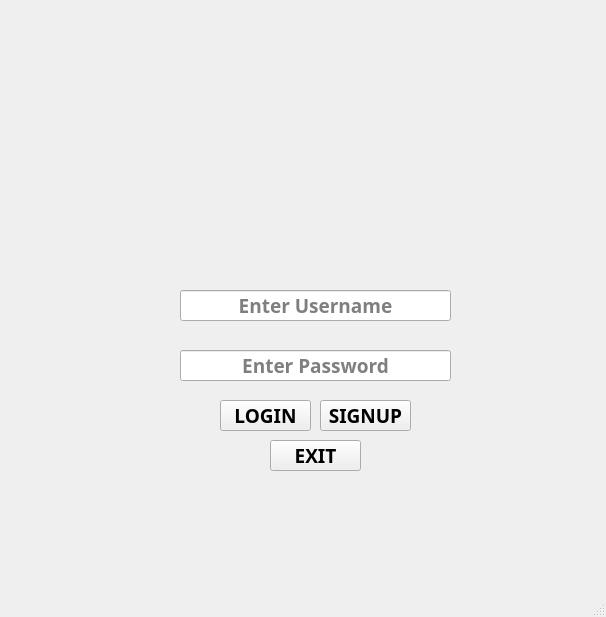
<?xml version="1.0" encoding="UTF-8"?>
<ui version="4.0">
 <class>MainWindow</class>
 <widget class="QMainWindow" name="MainWindow">
  <property name="geometry">
   <rect>
    <x>0</x>
    <y>0</y>
    <width>606</width>
    <height>617</height>
   </rect>
  </property>
  <property name="windowTitle">
   <string>MainWindow</string>
  </property>
  <widget class="QWidget" name="centralwidget">
   <widget class="QLabel" name="label">
    <property name="geometry">
     <rect>
      <x>40</x>
      <y>60</y>
      <width>511</width>
      <height>481</height>
     </rect>
    </property>
    <property name="text">
     <string>&lt;html&gt;&lt;head/&gt;&lt;body&gt;&lt;p&gt;&lt;img src=&quot;:/login/Pics/Login-window.png&quot;width=522 height=484/&gt;&lt;/p&gt;&lt;/body&gt;&lt;/html&gt;</string>
    </property>
   </widget>
   <widget class="QPushButton" name="Adminlogin">
    <property name="geometry">
     <rect>
      <x>220</x>
      <y>400</y>
      <width>91</width>
      <height>31</height>
     </rect>
    </property>
    <property name="font">
     <font>
      <family>Nexa Bold</family>
      <pointsize>14</pointsize>
      <weight>75</weight>
      <bold>true</bold>
     </font>
    </property>
    <property name="styleSheet">
     <string notr="true">QPushButton {background-color: Black} QPushButton:hover {background-color:grey}QPushButton {border-radius:15px}QPushButton {color:White}QPushButton{border:2px solid yellow}QPushButton:pressed{Background-color:yellow};</string>
    </property>
    <property name="text">
     <string>LOGIN</string>
    </property>
   </widget>
   <widget class="QLineEdit" name="Password">
    <property name="geometry">
     <rect>
      <x>180</x>
      <y>350</y>
      <width>271</width>
      <height>31</height>
     </rect>
    </property>
    <property name="font">
     <font>
      <family>Nexa Bold</family>
      <pointsize>14</pointsize>
      <weight>75</weight>
      <bold>true</bold>
     </font>
    </property>
    <property name="inputMask">
     <string/>
    </property>
    <property name="text">
     <string/>
    </property>
    <property name="echoMode">
     <enum>QLineEdit::Password</enum>
    </property>
    <property name="alignment">
     <set>Qt::AlignCenter</set>
    </property>
    <property name="placeholderText">
     <string>Enter Password</string>
    </property>
   </widget>
   <widget class="QLineEdit" name="usernamebox">
    <property name="geometry">
     <rect>
      <x>180</x>
      <y>290</y>
      <width>271</width>
      <height>31</height>
     </rect>
    </property>
    <property name="font">
     <font>
      <family>Nexa Bold</family>
      <pointsize>14</pointsize>
      <weight>75</weight>
      <bold>true</bold>
     </font>
    </property>
    <property name="echoMode">
     <enum>QLineEdit::Normal</enum>
    </property>
    <property name="alignment">
     <set>Qt::AlignCenter</set>
    </property>
    <property name="placeholderText">
     <string>Enter Username</string>
    </property>
   </widget>
   <widget class="QPushButton" name="Signup">
    <property name="geometry">
     <rect>
      <x>320</x>
      <y>400</y>
      <width>91</width>
      <height>31</height>
     </rect>
    </property>
    <property name="font">
     <font>
      <family>Nexa Bold</family>
      <pointsize>14</pointsize>
      <weight>75</weight>
      <bold>true</bold>
     </font>
    </property>
    <property name="styleSheet">
     <string notr="true">QPushButton {background-color: Black} QPushButton:hover {background-color:grey}QPushButton {border-radius:15px}QPushButton {color:White}QPushButton{border:2px solid yellow}QPushButton:pressed{Background-color:yellow};</string>
    </property>
    <property name="text">
     <string>SIGNUP</string>
    </property>
   </widget>
   <widget class="QPushButton" name="Exit">
    <property name="geometry">
     <rect>
      <x>270</x>
      <y>440</y>
      <width>91</width>
      <height>31</height>
     </rect>
    </property>
    <property name="font">
     <font>
      <family>Nexa Bold</family>
      <pointsize>14</pointsize>
      <weight>75</weight>
      <bold>true</bold>
     </font>
    </property>
    <property name="styleSheet">
     <string notr="true">QPushButton {background-color: Black} QPushButton:hover {background-color:grey}QPushButton {border-radius:15px}QPushButton {color:White}QPushButton{border:2px solid yellow}QPushButton:pressed{Background-color:yellow};</string>
    </property>
    <property name="text">
     <string>EXIT</string>
    </property>
   </widget>
  </widget>
  <widget class="QStatusBar" name="statusbar"/>
 </widget>
 <resources>
  <include location="dutycheckerFiles.qrc"/>
 </resources>
 <connections/>
</ui>
